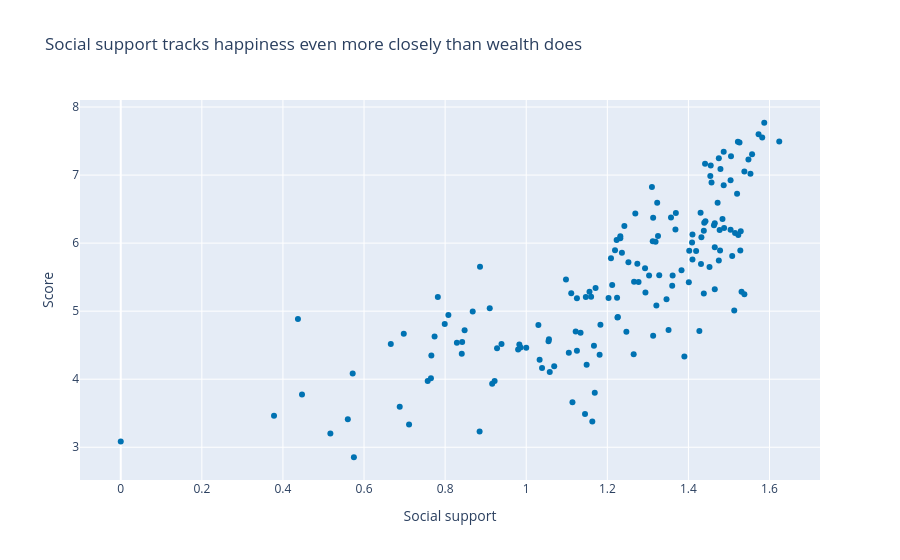

The notebook cell saved with this chart:
### Markdown cell above
## Q3 / Social Support vs. Happiness

### Code cell
import plotly.express as px

fig = px.scatter(
    df,
    x="Social support",
    y="Score",
    color_discrete_sequence=["#0072B2"],
    title="Social support tracks happiness even more closely than wealth does",
)
fig.show()

### Figure 1 — Plotly figure (JSON) as saved in the notebook; plotly's stock layout.template omitted (floating-point values rounded to 4 significant figures; data arrays with more than 128 entries replaced by an {"elided": "..."} marker saying what was removed)
{"data": [{"hovertemplate": "Social support=%{x}<br>Score=%{y}<extra></extra>", "legendgroup": "", "marker": {"color": "#0072B2", "symbol": "circle"}, "mode": "markers", "name": "", "orientation": "v", "showlegend": false, "type": "scatter", "x": {"elided": "156 float values"}, "xaxis": "x", "y": {"elided": "156 float values"}, "yaxis": "y"}], "layout": {"legend": {"tracegroupgap": 0}, "title": {"text": "Social support tracks happiness even more closely than wealth does"}, "xaxis": {"anchor": "y", "domain": [0, 1], "title": {"text": "Social support"}}, "yaxis": {"anchor": "x", "domain": [0, 1], "title": {"text": "Score"}}}}
